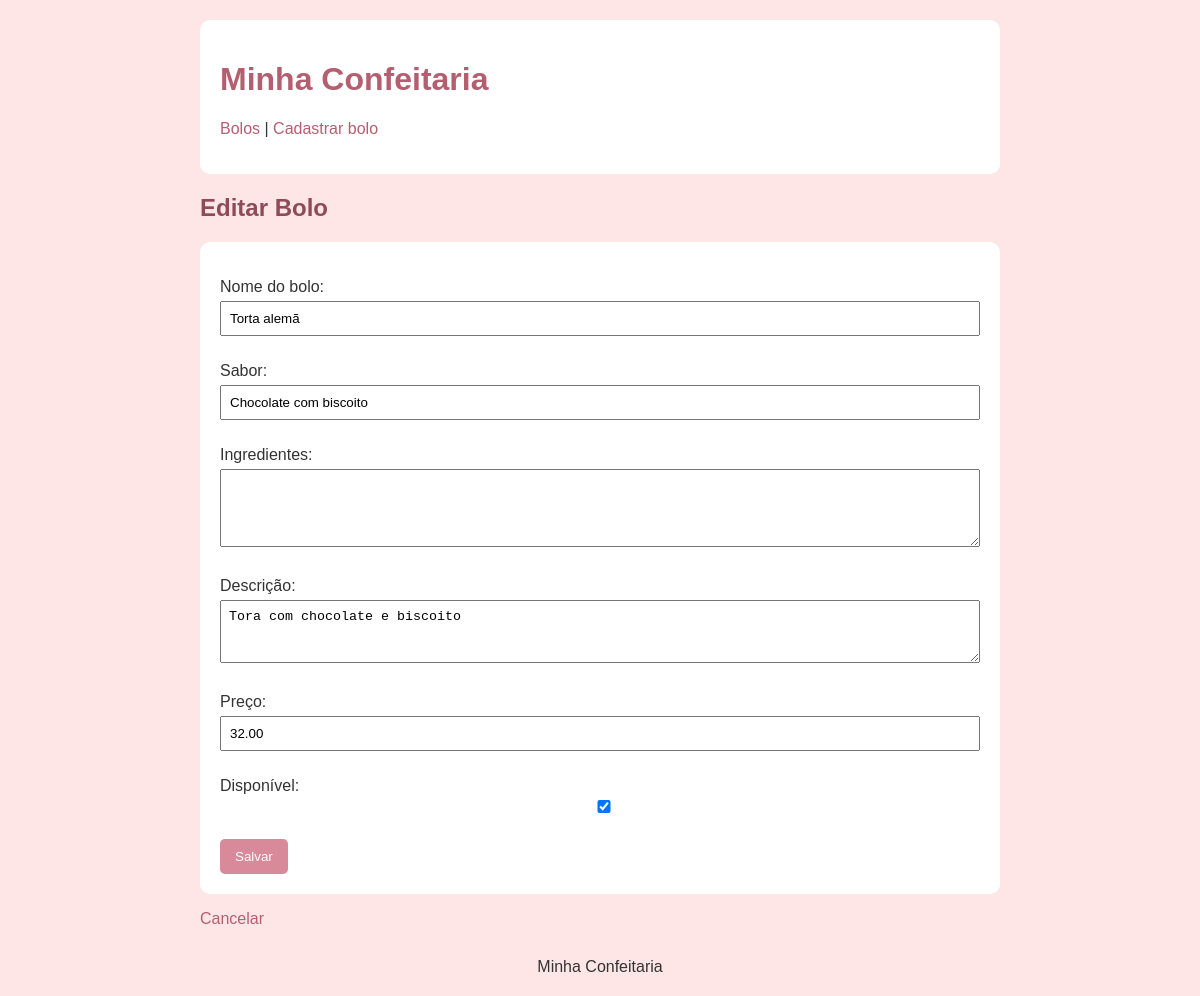
Page /catalogo/bolos/4/editar/ on the committed database.
### catalogo/models.py (models this page shows, shortened)
class Bolo(models.Model):
    nome = models.CharField(max_length=255)
    sabor = models.CharField(max_length=100)
    ingredientes = models.TextField(default='')
    descricao = models.TextField(blank=True, null=True)
    preco = models.DecimalField(max_digits=6, decimal_places=2)
    disponivel = models.BooleanField(default=True)
    data_cadastro = models.DateTimeField(auto_now_add=True)

### catalogo/views.py (the view)
# urls.py: path('bolos/<int:pk>/editar/', views.editar_bolo, name='editar_bolo'),
def editar_bolo(request, pk):
    bolo = get_object_or_404(Bolo, pk=pk)
    if request.method == 'POST':
        form = BoloForm(request.POST, instance=bolo)
        if form.is_valid():
            form.save()
            return redirect('catalogo:detalhe_bolo', pk=bolo.pk)
    else:
        form = BoloForm(instance=bolo)
    return render(request, 'catalogo/bolo_form.html', {'form': form, 'titulo': 'Editar Bolo', 'bolo': bolo})

### catalogo/forms.py
class BoloForm(forms.ModelForm):
    class Meta:
        model = Bolo
        fields = ['nome', 'sabor', 'ingredientes', 'descricao', 'preco', 'disponivel']
        labels = {
            'nome': 'Nome do bolo',
            'sabor': 'Sabor',
            'ingredientes': 'Ingredientes',
            'descricao': 'Descrição',
            'preco': 'Preço',
            'disponivel': 'Disponível',
        }
        widgets = {
            'ingredientes': forms.Textarea(attrs={'rows': 4}),
            'descricao': forms.Textarea(attrs={'rows': 3}),
        }

### catalogo/templates/catalogo/bolo_form.html (shortened to what this page needs)
{% extends 'catalogo/base.html' %}
{% block content %}
<h2>{{ titulo }}</h2>
<form method="POST">
    {{ form.as_p }}
    <button class="botao" type="submit">Salvar</button>
</form>
{% if bolo %}
    <p><a href="{% url 'catalogo:detalhe_bolo' bolo.pk %}">Cancelar</a></p>
{% else %}
    <p><a href="{% url 'catalogo:lista_bolos' %}">Cancelar</a></p>
{% endif %}
{% endblock %}

### catalogo/static/catalogo/style.css (style rules this page uses)
body { font-family: Arial, sans-serif; background-color: #ffe6e6; color: #333; max-width: 800px; margin: 0 auto; padding: 20px; }
h1, h2 { color: #8e4a5a; }
a { color: #b45f70; text-decoration: none; }
.botao { display: inline-block; background-color: #d8899a; color: white; padding: 10px 15px; border: none; border-radius: 5px; cursor: pointer; text-decoration: none; margin-right: 5px; }
form { background-color: white; padding: 20px; border-radius: 10px; }
input, textarea, select { width: 100%; padding: 8px; margin-top: 5px; margin-bottom: 10px; box-sizing: border-box; }

### rows in the picture
Bolo: nome "Torta alemã", sabor "Chocolate com biscoito", descricao "Tora com chocolate e biscoito", preco "32.00", disponivel "☑"

### other values in the picture
{{ titulo }} "Editar Bolo"
